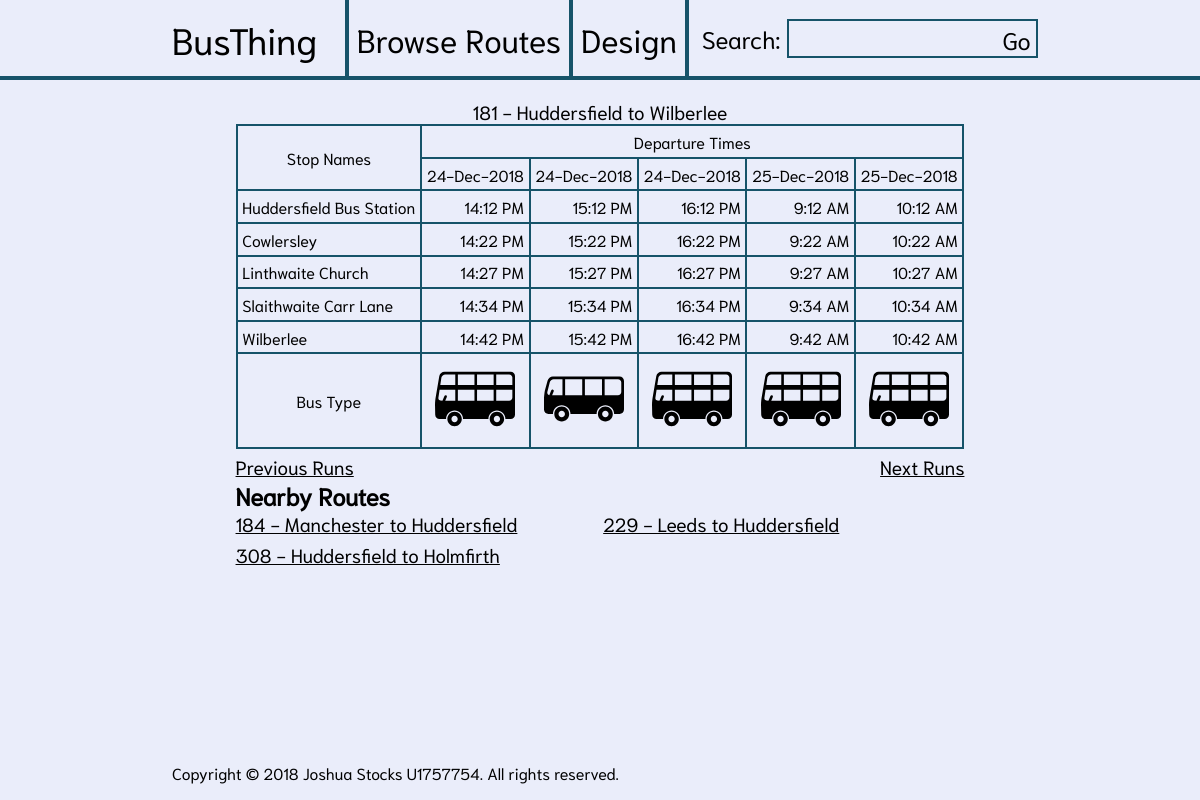
The app's page /php/details.php?route_id=3&run_offset=5 with its own data.
### tables this page shows
CREATE TABLE `routes` (
  `route_id` int(10) UNSIGNED NOT NULL,
  `route_name` varchar(50) NOT NULL,
  `total_distance` float UNSIGNED NOT NULL,
  `expected_duration` smallint(5) UNSIGNED NOT NULL,
  `fare` float UNSIGNED NOT NULL
);

CREATE TABLE `runs` (
  `run_id` int(10) UNSIGNED NOT NULL,
  `driver_id` int(10) UNSIGNED NOT NULL,
  `route_id` int(10) UNSIGNED NOT NULL,
  `bus_reg` char(8) NOT NULL,
  `start_time` datetime DEFAULT NULL
);

CREATE TABLE `icons` (
  `icon_id` int(10) UNSIGNED NOT NULL,
  `url` varchar(150) NOT NULL,
  `alt_text` text
);

### php/details.php (the view, shortened to what this page needs)
<?php
  try{
         $conn = new PDO('mysql:host=localhost;dbname=bus_thing', 'bus_thing', 'bustling');
         $conn->setAttribute( PDO::ATTR_ERRMODE, PDO::ERRMODE_EXCEPTION );
  }
  catch (PDOException $exception)
  {
    echo "Database connection failed" . $exception->getMessage();
  }
  $routeId = $_GET["route_id"];
  $today = date("Y-m-d");
  if (array_key_exists("run_offset", $_GET)) {
    $runOffset = $_GET["run_offset"];
  } else {
    $runOffset = 0;
  }
  $queryGetRunIds = "SELECT runs.run_id FROM runs WHERE runs.route_id = {$routeId} AND runs.start_time > :today ORDER BY runs.start_time ASC LIMIT 5 OFFSET {$runOffset}";
  $prepRunIds=$conn->prepare($queryGetRunIds);
  $prepRunIds->bindValue(':today',$today);
  $prepRunIds->execute();
  $runIDs = $prepRunIds->fetchAll();
  $inString = "";
  for ($i=0; $i < count($runIDs); $i++) {
    if ($i === 0) {
      $inString = "{$runIDs[0][0]}";
    } else {
      $inString = $inString.", ". $runIDs[$i][0];
    }
  }
  $queryGetRouteDetails = "SELECT runs.start_time, stops.stop_name, route_stop.time_offset, routes.route_name FROM runs INNER JOIN routes ON runs.route_id = routes.route_id INNER JOIN route_stop ON routes.route_id = route_stop.route_id INNER JOIN stops ON route_stop.stop_id = stops.stop_id WHERE runs.run_id IN ($inString) ORDER BY runs.start_time ASC, route_stop.stop_number ASC";
  $resultsRouteDetails = $conn->query($queryGetRouteDetails);
  $rawRouteData = $resultsRouteDetails->fetchAll();
  $queryGetNumberOfStops = "SELECT stop_number FROM route_stop WHERE route_id = {$routeId} ORDER BY stop_number DESC LIMIT 1";
  $resultsNumberOfStops = $conn->query($queryGetNumberOfStops);
  $stopCount = ($resultsNumberOfStops->fetch())[0];
  $queryGetNumberOfRuns = "SELECT COUNT(*) FROM runs WHERE route_id = {$routeId} AND runs.start_time > :today ORDER BY runs.start_time";
  $prepNumberOfRuns=$conn->prepare($queryGetNumberOfRuns);
  $prepNumberOfRuns->bindValue(':today',$today);
  $prepNumberOfRuns->execute();
  $runCount = ($prepNumberOfRuns->fetchAll())[0][0] - $runOffset;
  $queryGetRunStarts = "SELECT start_time FROM runs WHERE runs.run_id IN ($inString) ORDER BY start_time ASC";
  $resultsGetRunStarts = $conn->query($queryGetRunStarts);
  $runStartTimes = $resultsGetRunStarts->fetchAll();
  $queryGetBusIcons = "SELECT icons.url, icons.alt_text FROM runs INNER JOIN buses ON runs.bus_reg = buses.registration INNER JOIN icons ON buses.icon_id = icons.icon_id WHERE runs.run_id IN ($inString)";
  $resultsBusIcon = $conn->query($queryGetBusIcons);
  $busIcons = $resultsBusIcon->fetchAll();
  $queryRelatedRoutes = "SELECT DISTINCT routes.route_id, routes.route_name
    FROM stops INNER JOIN route_stop ON stops.stop_id = route_stop.stop_id INNER
    JOIN routes ON route_stop.route_id = routes.route_id WHERE stops.stop_id IN
    (SELECT stops.stop_id FROM routes INNER JOIN route_stop ON routes.route_id =
    route_stop.route_id INNER JOIN stops ON route_stop.stop_id = stops.stop_id
    WHERE routes.route_id = {$routeId}) AND routes.route_id <> {$routeId} LIMIT 6";
  $resultsRelatedRoutes = $conn->query($queryRelatedRoutes);
  $relatedRoutes = $resultsRelatedRoutes->fetchAll();
  if ($runCount <= 5) {
    $runsToShow = $runCount;
  } else {
    $runsToShow = 5;
  }
  $routeTimeTable = [];
  for ($j=0; $j < $runsToShow; $j++) {
    $rowOffset = $j * $stopCount;
    $runningTime = strtotime($rawRouteData[$rowOffset + 1]["start_time"]);
    $tempRouteArray = [date("G:i A" ,$runningTime)];
    for ($i=1; $i < $stopCount; $i++) {
      $runningTime = $runningTime + $rawRouteData[$rowOffset + $i]["time_offset"] * 60;
      array_push($tempRouteArray, date("G:i A" ,$runningTime));
    }
    array_push($routeTimeTable, $tempRouteArray);
  }
  $stopNames = [];
  for ($i=0; $i < $stopCount; $i++) {
    array_push($stopNames, $rawRouteData[$i]["stop_name"]);
  }
?>
<!DOCTYPE HTML>
  <html>
    <head>
      <link href="../css/style.css" rel="stylesheet" type="text/css">
    </head>
    <body>
      <div id="holder">
        <div class="headerPad"></div>
        <header>
          <h1 id="logo"><a href="index.php">BusThing</a></h1>
          <nav>
            <ul id="navLinks" class="flexStart">
              <li><a href="../php/index.php?browse=true">Browse Routes</a></li>
              <li><a href="../php/design.php">Design</a></li>
            </ul>
          </nav>
          <form action="index.php" method="get" id="hearderSearch">
            <label for="searchString" id="searchLabel">Search:</label>
            <input type="text" name="searchString" id="searchString">
            <input type="submit" name="submitSearch" value="Go">
          </form>
        </header>
        <div class="headerPad"></div>
        <div id="leftPad"></div>
        <main class="flexCenter">
          <div class="flexStart flexCol">
            <table class="timeTable">
              <caption><?php echo $rawRouteData[0]["route_name"]; ?></caption>
              <thead>
                <tr>
                  <td rowspan="2">Stop Names</td>
                  <td colspan="<?php echo $runsToShow; ?>">Departure Times</td>
                </tr>
                <tr>
<?php
  for ($i=0; $i < $runsToShow; $i++) {
    $tempTime = date("d-M-Y", strtotime($runStartTimes[$i][0]));
    echo "<td>{$tempTime}</td>";
  }
?>
                </tr>
              </thead>
              <tbody>
<?php
  for ($i=0; $i < $stopCount; $i++) {
    echo "<tr>";
    echo "<td>{$stopNames[$i]}</td>";
    for ($j=0; $j < $runsToShow; $j++) {
      echo "<td>{$routeTimeTable[$j][$i]}</td>";
    }
    echo "</tr>";
  }
?>
              </tbody>
              <tfoot>
                <tr>
                  <td>Bus Type</td>
<?php
  for ($i=0; $i < $runsToShow; $i++) {
    echo "<td><img src='{$busIcons[$i]['url']}' alt='{$busIcons[$i]['alt_text']}'></td>";
  }
?>
                </tr>
              </tfoot>
            </table>
            <div id="backAndForward">
<?php
  echo "<p>";
  if ($runOffset > 0) {
    if ($runOffset - 5 >= 0) {
      $prevOffset = $runOffset - 5;
    } else {
      $prevOffset = 0;
    }
    echo "<a href='details.php?route_id={$routeId}&run_offset={$prevOffset}'>Previous Runs</a>";
  } else {
    echo "&nbsp;";
  }
  echo "</p>";
  echo "<p>";
  if ($runCount > $runsToShow) {
    $nextOffset = $runOffset + 5;
    echo "<a href='details.php?route_id={$routeId}&run_offset={$nextOffset}'>Next Runs</a>";
  } else {
    echo "&nbsp;";
  }
  echo "</p>";
?>
            </div>
<?php
  if (count($relatedRoutes) > 0) {
?>
            <div>
              <h2>Nearby Routes</h2>
              <ul id="relatedRoutes">
<?php
    foreach ($relatedRoutes as $relatedRoute) {
      echo "<li><a href='details.php?route_id={$relatedRoute["route_id"]}'>{$relatedRoute["route_name"]}</a></li>";
    }
?>
              </ul>
            </div>
<?php
  }
?>
          </div>
        </main>
        <div id="rightPad"></div>
        <footer>Copyright © 2018 Joshua Stocks U1757754. All rights reserved.</footer>
      </div>
    </body>
  </html>

### css/style.css (style rules this page uses)
body { font-family: "Niramit-Regular", Verdana, sans-serif; font-size: 1em; padding: 0; margin: 0; color: #000000; background-color: #EAEDFA; }
h1,h2,h3,h4,h4,h5,h6,body,form,header,footer,main,div,ul,li,table,p { padding: 0; margin: 0; }
a { color: #000000; border: none; outline: none; transition: all ease-in-out 0.2s; }
.flexCenter { display: flex; justify-content: center; }
.flexStart { display: flex; justify-content: flex-start; }
.flexCol { flex-direction: column; }
#holder { display: grid; grid-template-columns: 1fr minmax(875px, auto) 1fr; grid-template-rows: 5em auto 3em; min-height: 100vh; }
#leftPad { grid-column-start: 1; grid-column-end: 2; grid-row-start: 2; grid-row-end: 4; }
#rightPad { grid-column-start: 3; grid-column-end: 4; grid-row-start: 2; grid-row-end: 4; }
main { padding: 0.6em; }
footer { padding: 0.6em; }
#logo { font-size: 2.3em; font-weight: normal; margin-right: 0.5em; }
#logo a { text-decoration: none; white-space: nowrap; padding-right: 0.25em; padding-left: 0.25em; }
nav { border-left: 0.3em solid #165369; height: 100%; }
.headerPad { border-bottom: 0.3em solid #165369; }
header { border-bottom: 0.3em solid #165369; align-items: center; display: grid; grid-template-columns: auto auto 1fr; }
#navLinks { list-style: none; display: flex; justify-content: flex-start; align-items: center; height: 100%; }
#navLinks li { padding-left: 0.5em; padding-right: 0.5em; border-right: 0.3em solid #165369; height: 100%; display: flex; flex-direction: column; justify-content: center; }
#navLinks li a { font-size: 2em; font-weight: normal; text-decoration: none; white-space: nowrap; }
#hearderSearch { display: flex; justify-content: flex-end; align-items: center; height: 100%; font-size: 1.5em; padding-left: 0.5em; }
#hearderSearch label { margin-right: 0.25em; }
input[type="text"] { font-family: "Niramit-Regular", Verdana, sans-serif; font-size: 0.7em; padding-top: 0em; padding-bottom: 0em; padding-left: 0.2em; padding-right: 0.2em; margin: 0em; height: 35px; outline: none; border-top: 0.12em solid #165369; border-left: 0.12em solid #165369; border-bottom: 0.12em solid #165369; border-right: none; background-color: #EAEDFA; }
input[type="submit"] { font-family: "Niramit-Regular", Verdana, sans-serif; font-size: 1em; padding: 0.1em; padding-right: 0.2em; margin: 0em; height: 39px; text-align: center; display: flex; flex-direction: column; justify-content: center; outline: none; border-top: 0.1em solid #165369; border-right: 0.1em solid #165369; border-bottom: 0.1em solid #165369; border-left: none; background-color: #EAEDFA; }
table { border-collapse: collapse; margin-bottom: 0.3em; }
td,th { border: 0.15em solid #165369; padding: 0.3em; }
.timeTable caption { font-size: 1.2em; font-weight: normal; text-decoration: none; color: #000000; margin-top: 0.5em; }
.timeTable thead tr td { text-align: center; }
.timeTable td { padding: 0.3em; }
.timeTable tbody tr { text-align: right; }
.timeTable tbody tr td:nth-child(1) { text-align: left; }
.timeTable tfoot tr td { text-align: center; }
#backAndForward { display: flex; justify-content: space-between; }
#backAndForward a { font-size: 1.2em; }
#relatedRoutes { list-style: none; display: grid; grid-template-columns: 1fr 1fr; grid-column-gap: 0.4em; grid-row-gap: 0.4em; }
#relatedRoutes li { margin-right: 1em; }
#relatedRoutes a { font-size: 1.2em; }

### records on screen
routes: route_name "181 - Huddersfield to Wilberlee"
runs: start_time "24-Dec-2018"
runs: start_time "24-Dec-2018"
runs: start_time "24-Dec-2018"
runs: start_time "25-Dec-2018"
runs: start_time "25-Dec-2018"
icons: url (picture)
icons: url (picture)
routes: route_name "184 - Manchester to Huddersfield"
routes: route_name "229 - Leeds to Huddersfield"
routes: route_name "308 - Huddersfield to Holmfirth"

### other values on screen
$stopNames[$i] "Huddersfield Bus Station"
$routeTimeTable[$j][$i] "14:12 PM"
$routeTimeTable[$j][$i] "15:12 PM"
$routeTimeTable[$j][$i] "16:12 PM"
$routeTimeTable[$j][$i] "9:12 AM"
$routeTimeTable[$j][$i] "10:12 AM"
$stopNames[$i] "Cowlersley"
$routeTimeTable[$j][$i] "14:22 PM"
$routeTimeTable[$j][$i] "15:22 PM"
$routeTimeTable[$j][$i] "16:22 PM"
$routeTimeTable[$j][$i] "9:22 AM"
$routeTimeTable[$j][$i] "10:22 AM"
$stopNames[$i] "Linthwaite Church"
$routeTimeTable[$j][$i] "14:27 PM"
$routeTimeTable[$j][$i] "15:27 PM"
